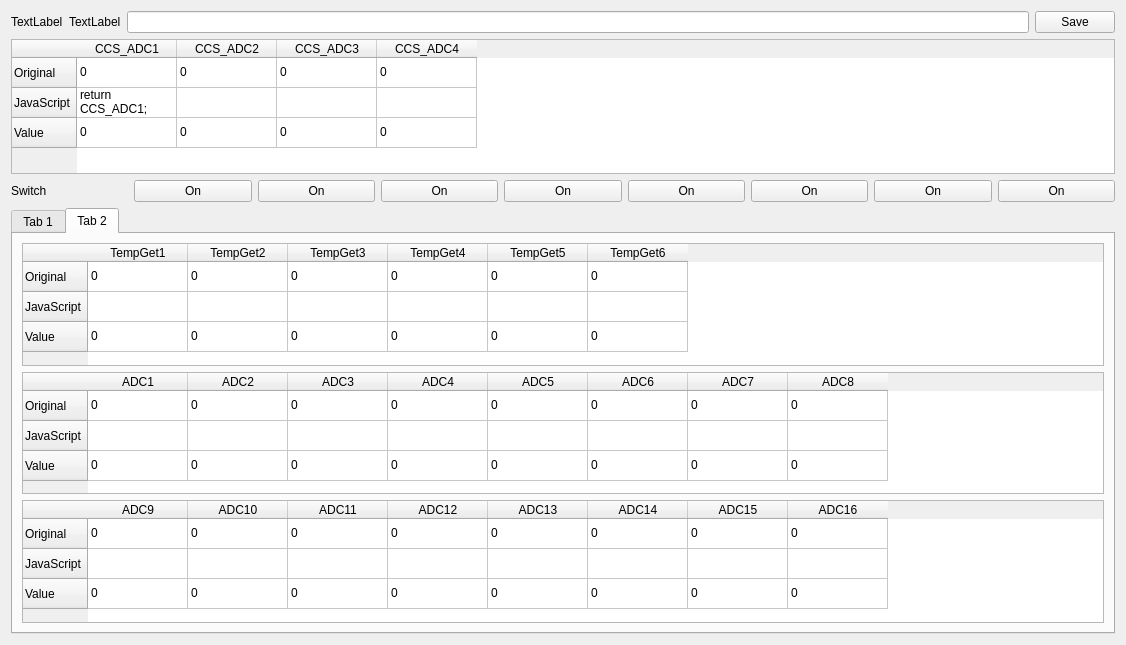
<?xml version="1.0" encoding="UTF-8"?>
<ui version="4.0">
 <class>sControlSSC</class>
 <widget class="QWidget" name="sControlSSC">
  <property name="geometry">
   <rect>
    <x>0</x>
    <y>0</y>
    <width>1126</width>
    <height>645</height>
   </rect>
  </property>
  <property name="minimumSize">
   <size>
    <width>0</width>
    <height>0</height>
   </size>
  </property>
  <property name="windowTitle">
   <string>Form</string>
  </property>
  <layout class="QVBoxLayout" name="verticalLayout_3">
   <item>
    <layout class="QHBoxLayout" name="horizontalLayout">
     <item>
      <widget class="QLabel" name="L_connect">
       <property name="text">
        <string>TextLabel</string>
       </property>
      </widget>
     </item>
     <item>
      <widget class="QLabel" name="label">
       <property name="text">
        <string>TextLabel</string>
       </property>
      </widget>
     </item>
     <item>
      <widget class="QLineEdit" name="lineEdit"/>
     </item>
     <item>
      <widget class="QPushButton" name="B_Update">
       <property name="text">
        <string>Save</string>
       </property>
      </widget>
     </item>
    </layout>
   </item>
   <item>
    <layout class="QHBoxLayout" name="horizontalLayout_2">
     <item>
      <widget class="QTableWidget" name="TABLE_CCS">
       <property name="minimumSize">
        <size>
         <width>0</width>
         <height>135</height>
        </size>
       </property>
       <row>
        <property name="text">
         <string>Original</string>
        </property>
       </row>
       <row>
        <property name="text">
         <string>JavaScript</string>
        </property>
       </row>
       <row>
        <property name="text">
         <string>Value</string>
        </property>
       </row>
       <column>
        <property name="text">
         <string>CCS_ADC1</string>
        </property>
       </column>
       <column>
        <property name="text">
         <string>CCS_ADC2</string>
        </property>
       </column>
       <column>
        <property name="text">
         <string>CCS_ADC3</string>
        </property>
       </column>
       <column>
        <property name="text">
         <string>CCS_ADC4</string>
        </property>
       </column>
       <item row="0" column="0">
        <property name="text">
         <string>0</string>
        </property>
        <property name="flags">
         <set>ItemIsDragEnabled|ItemIsEnabled</set>
        </property>
       </item>
       <item row="0" column="1">
        <property name="text">
         <string>0</string>
        </property>
        <property name="flags">
         <set>ItemIsDragEnabled|ItemIsEnabled</set>
        </property>
       </item>
       <item row="0" column="2">
        <property name="text">
         <string>0</string>
        </property>
        <property name="flags">
         <set>ItemIsDragEnabled|ItemIsEnabled</set>
        </property>
       </item>
       <item row="0" column="3">
        <property name="text">
         <string>0</string>
        </property>
        <property name="flags">
         <set>ItemIsDragEnabled|ItemIsEnabled</set>
        </property>
       </item>
       <item row="1" column="0">
        <property name="text">
         <string>return CCS_ADC1;</string>
        </property>
       </item>
       <item row="2" column="0">
        <property name="text">
         <string>0</string>
        </property>
       </item>
       <item row="2" column="1">
        <property name="text">
         <string>0</string>
        </property>
       </item>
       <item row="2" column="2">
        <property name="text">
         <string>0</string>
        </property>
       </item>
       <item row="2" column="3">
        <property name="text">
         <string>0</string>
        </property>
       </item>
      </widget>
     </item>
    </layout>
   </item>
   <item>
    <layout class="QGridLayout" name="gridLayout">
     <item row="0" column="6">
      <widget class="QPushButton" name="UI_PB_IO5">
       <property name="text">
        <string>On</string>
       </property>
      </widget>
     </item>
     <item row="0" column="0">
      <widget class="QLabel" name="UI_L_SWITCH">
       <property name="text">
        <string>Switch</string>
       </property>
      </widget>
     </item>
     <item row="0" column="4">
      <widget class="QPushButton" name="UI_PB_IO3">
       <property name="text">
        <string>On</string>
       </property>
      </widget>
     </item>
     <item row="0" column="7">
      <widget class="QPushButton" name="UI_PB_IO6">
       <property name="text">
        <string>On</string>
       </property>
      </widget>
     </item>
     <item row="0" column="3">
      <widget class="QPushButton" name="UI_PB_IO2">
       <property name="text">
        <string>On</string>
       </property>
      </widget>
     </item>
     <item row="0" column="1">
      <widget class="QPushButton" name="UI_PB_IO0">
       <property name="text">
        <string>On</string>
       </property>
      </widget>
     </item>
     <item row="0" column="5">
      <widget class="QPushButton" name="UI_PB_IO4">
       <property name="text">
        <string>On</string>
       </property>
      </widget>
     </item>
     <item row="0" column="2">
      <widget class="QPushButton" name="UI_PB_IO1">
       <property name="text">
        <string>On</string>
       </property>
      </widget>
     </item>
     <item row="0" column="8">
      <widget class="QPushButton" name="UI_PB_IO7">
       <property name="text">
        <string>On</string>
       </property>
      </widget>
     </item>
    </layout>
   </item>
   <item>
    <widget class="QTabWidget" name="tabWidget">
     <property name="currentIndex">
      <number>1</number>
     </property>
     <widget class="QWidget" name="tab">
      <attribute name="title">
       <string>Tab 1</string>
      </attribute>
      <layout class="QVBoxLayout" name="verticalLayout">
       <item>
        <widget class="QTableWidget" name="TABLE_TempSet">
         <property name="minimumSize">
          <size>
           <width>0</width>
           <height>150</height>
          </size>
         </property>
         <row>
          <property name="text">
           <string>Original</string>
          </property>
         </row>
         <row>
          <property name="text">
           <string>JavaScript</string>
          </property>
         </row>
         <row>
          <property name="text">
           <string>Value</string>
          </property>
         </row>
         <row>
          <property name="text">
           <string>PID</string>
          </property>
         </row>
         <column>
          <property name="text">
           <string>TempSet1</string>
          </property>
         </column>
         <column>
          <property name="text">
           <string>TempSet2</string>
          </property>
         </column>
         <column>
          <property name="text">
           <string>TempSet3</string>
          </property>
         </column>
         <column>
          <property name="text">
           <string>TempSet4</string>
          </property>
         </column>
         <column>
          <property name="text">
           <string>TempSet5</string>
          </property>
         </column>
         <column>
          <property name="text">
           <string>TempSet6</string>
          </property>
         </column>
         <item row="0" column="0">
          <property name="text">
           <string>0</string>
          </property>
          <property name="flags">
           <set>ItemIsDragEnabled|ItemIsUserCheckable|ItemIsEnabled</set>
          </property>
         </item>
         <item row="0" column="1">
          <property name="text">
           <string>0</string>
          </property>
          <property name="flags">
           <set>ItemIsDragEnabled|ItemIsUserCheckable|ItemIsEnabled</set>
          </property>
         </item>
         <item row="0" column="2">
          <property name="text">
           <string>0</string>
          </property>
          <property name="flags">
           <set>ItemIsDragEnabled|ItemIsUserCheckable|ItemIsEnabled</set>
          </property>
         </item>
         <item row="0" column="3">
          <property name="text">
           <string>0</string>
          </property>
          <property name="flags">
           <set>ItemIsDragEnabled|ItemIsUserCheckable|ItemIsEnabled</set>
          </property>
         </item>
         <item row="0" column="4">
          <property name="text">
           <string>0</string>
          </property>
          <property name="flags">
           <set>ItemIsDragEnabled|ItemIsUserCheckable|ItemIsEnabled</set>
          </property>
         </item>
         <item row="0" column="5">
          <property name="text">
           <string>0</string>
          </property>
          <property name="flags">
           <set>ItemIsDragEnabled|ItemIsUserCheckable|ItemIsEnabled</set>
          </property>
         </item>
         <item row="2" column="0">
          <property name="text">
           <string>0</string>
          </property>
          <property name="flags">
           <set>ItemIsSelectable|ItemIsEditable|ItemIsDragEnabled|ItemIsUserCheckable|ItemIsEnabled</set>
          </property>
         </item>
         <item row="2" column="1">
          <property name="text">
           <string>0</string>
          </property>
         </item>
         <item row="2" column="2">
          <property name="text">
           <string>0</string>
          </property>
         </item>
         <item row="2" column="3">
          <property name="text">
           <string>0</string>
          </property>
         </item>
         <item row="2" column="4">
          <property name="text">
           <string>0</string>
          </property>
         </item>
         <item row="2" column="5">
          <property name="text">
           <string>0</string>
          </property>
         </item>
         <item row="3" column="0">
          <property name="text">
           <string>0@0@0</string>
          </property>
         </item>
         <item row="3" column="1">
          <property name="text">
           <string>0@0@0</string>
          </property>
         </item>
         <item row="3" column="2">
          <property name="text">
           <string>0@0@0</string>
          </property>
         </item>
         <item row="3" column="3">
          <property name="text">
           <string>0@0@0</string>
          </property>
         </item>
         <item row="3" column="4">
          <property name="text">
           <string>0@0@0</string>
          </property>
         </item>
         <item row="3" column="5">
          <property name="text">
           <string>0@0@0</string>
          </property>
         </item>
        </widget>
       </item>
       <item>
        <widget class="QTableWidget" name="TABLE_DacSet">
         <property name="minimumSize">
          <size>
           <width>0</width>
           <height>120</height>
          </size>
         </property>
         <row>
          <property name="text">
           <string>Original</string>
          </property>
         </row>
         <row>
          <property name="text">
           <string>JavaScript</string>
          </property>
         </row>
         <row>
          <property name="text">
           <string>Value</string>
          </property>
         </row>
         <column>
          <property name="text">
           <string>DAC1</string>
          </property>
         </column>
         <column>
          <property name="text">
           <string>DAC2</string>
          </property>
         </column>
         <column>
          <property name="text">
           <string>DAC3</string>
          </property>
         </column>
         <column>
          <property name="text">
           <string>DAC4</string>
          </property>
         </column>
         <column>
          <property name="text">
           <string>DAC5</string>
          </property>
         </column>
         <column>
          <property name="text">
           <string>DAC6</string>
          </property>
         </column>
         <column>
          <property name="text">
           <string>DAC7</string>
          </property>
         </column>
         <column>
          <property name="text">
           <string>DAC8</string>
          </property>
         </column>
         <item row="0" column="0">
          <property name="text">
           <string>0</string>
          </property>
         </item>
         <item row="0" column="1">
          <property name="text">
           <string>0</string>
          </property>
         </item>
         <item row="0" column="2">
          <property name="text">
           <string>0</string>
          </property>
         </item>
         <item row="0" column="3">
          <property name="text">
           <string>0</string>
          </property>
         </item>
         <item row="0" column="4">
          <property name="text">
           <string>0</string>
          </property>
         </item>
         <item row="0" column="5">
          <property name="text">
           <string>0</string>
          </property>
         </item>
         <item row="0" column="6">
          <property name="text">
           <string>0</string>
          </property>
         </item>
         <item row="0" column="7">
          <property name="text">
           <string>0</string>
          </property>
         </item>
         <item row="2" column="0">
          <property name="text">
           <string>0</string>
          </property>
         </item>
         <item row="2" column="1">
          <property name="text">
           <string>0</string>
          </property>
         </item>
         <item row="2" column="2">
          <property name="text">
           <string>0</string>
          </property>
         </item>
         <item row="2" column="3">
          <property name="text">
           <string>0</string>
          </property>
         </item>
         <item row="2" column="4">
          <property name="text">
           <string>0</string>
          </property>
         </item>
         <item row="2" column="5">
          <property name="text">
           <string>0</string>
          </property>
         </item>
         <item row="2" column="6">
          <property name="text">
           <string>0</string>
          </property>
         </item>
         <item row="2" column="7">
          <property name="text">
           <string>0</string>
          </property>
         </item>
        </widget>
       </item>
      </layout>
     </widget>
     <widget class="QWidget" name="tab_2">
      <attribute name="title">
       <string>Tab 2</string>
      </attribute>
      <layout class="QVBoxLayout" name="verticalLayout_2">
       <item>
        <widget class="QTableWidget" name="TABLE_TempGet">
         <property name="minimumSize">
          <size>
           <width>0</width>
           <height>120</height>
          </size>
         </property>
         <row>
          <property name="text">
           <string>Original</string>
          </property>
         </row>
         <row>
          <property name="text">
           <string>JavaScript</string>
          </property>
         </row>
         <row>
          <property name="text">
           <string>Value</string>
          </property>
         </row>
         <column>
          <property name="text">
           <string>TempGet1</string>
          </property>
         </column>
         <column>
          <property name="text">
           <string>TempGet2</string>
          </property>
         </column>
         <column>
          <property name="text">
           <string>TempGet3</string>
          </property>
         </column>
         <column>
          <property name="text">
           <string>TempGet4</string>
          </property>
         </column>
         <column>
          <property name="text">
           <string>TempGet5</string>
          </property>
         </column>
         <column>
          <property name="text">
           <string>TempGet6</string>
          </property>
         </column>
         <item row="0" column="0">
          <property name="text">
           <string>0</string>
          </property>
         </item>
         <item row="0" column="1">
          <property name="text">
           <string>0</string>
          </property>
         </item>
         <item row="0" column="2">
          <property name="text">
           <string>0</string>
          </property>
         </item>
         <item row="0" column="3">
          <property name="text">
           <string>0</string>
          </property>
         </item>
         <item row="0" column="4">
          <property name="text">
           <string>0</string>
          </property>
         </item>
         <item row="0" column="5">
          <property name="text">
           <string>0</string>
          </property>
         </item>
         <item row="2" column="0">
          <property name="text">
           <string>0</string>
          </property>
         </item>
         <item row="2" column="1">
          <property name="text">
           <string>0</string>
          </property>
         </item>
         <item row="2" column="2">
          <property name="text">
           <string>0</string>
          </property>
         </item>
         <item row="2" column="3">
          <property name="text">
           <string>0</string>
          </property>
         </item>
         <item row="2" column="4">
          <property name="text">
           <string>0</string>
          </property>
         </item>
         <item row="2" column="5">
          <property name="text">
           <string>0</string>
          </property>
         </item>
        </widget>
       </item>
       <item>
        <widget class="QTableWidget" name="TABLE_ADC1">
         <property name="minimumSize">
          <size>
           <width>0</width>
           <height>120</height>
          </size>
         </property>
         <row>
          <property name="text">
           <string>Original</string>
          </property>
         </row>
         <row>
          <property name="text">
           <string>JavaScript</string>
          </property>
         </row>
         <row>
          <property name="text">
           <string>Value</string>
          </property>
         </row>
         <column>
          <property name="text">
           <string>ADC1</string>
          </property>
         </column>
         <column>
          <property name="text">
           <string>ADC2</string>
          </property>
         </column>
         <column>
          <property name="text">
           <string>ADC3</string>
          </property>
         </column>
         <column>
          <property name="text">
           <string>ADC4</string>
          </property>
         </column>
         <column>
          <property name="text">
           <string>ADC5</string>
          </property>
         </column>
         <column>
          <property name="text">
           <string>ADC6</string>
          </property>
         </column>
         <column>
          <property name="text">
           <string>ADC7</string>
          </property>
         </column>
         <column>
          <property name="text">
           <string>ADC8</string>
          </property>
         </column>
         <item row="0" column="0">
          <property name="text">
           <string>0</string>
          </property>
         </item>
         <item row="0" column="1">
          <property name="text">
           <string>0</string>
          </property>
         </item>
         <item row="0" column="2">
          <property name="text">
           <string>0</string>
          </property>
         </item>
         <item row="0" column="3">
          <property name="text">
           <string>0</string>
          </property>
         </item>
         <item row="0" column="4">
          <property name="text">
           <string>0</string>
          </property>
         </item>
         <item row="0" column="5">
          <property name="text">
           <string>0</string>
          </property>
         </item>
         <item row="0" column="6">
          <property name="text">
           <string>0</string>
          </property>
         </item>
         <item row="0" column="7">
          <property name="text">
           <string>0</string>
          </property>
         </item>
         <item row="2" column="0">
          <property name="text">
           <string>0</string>
          </property>
         </item>
         <item row="2" column="1">
          <property name="text">
           <string>0</string>
          </property>
         </item>
         <item row="2" column="2">
          <property name="text">
           <string>0</string>
          </property>
         </item>
         <item row="2" column="3">
          <property name="text">
           <string>0</string>
          </property>
         </item>
         <item row="2" column="4">
          <property name="text">
           <string>0</string>
          </property>
         </item>
         <item row="2" column="5">
          <property name="text">
           <string>0</string>
          </property>
         </item>
         <item row="2" column="6">
          <property name="text">
           <string>0</string>
          </property>
         </item>
         <item row="2" column="7">
          <property name="text">
           <string>0</string>
          </property>
         </item>
        </widget>
       </item>
       <item>
        <widget class="QTableWidget" name="TABLE_ADC2">
         <property name="minimumSize">
          <size>
           <width>0</width>
           <height>120</height>
          </size>
         </property>
         <row>
          <property name="text">
           <string>Original</string>
          </property>
         </row>
         <row>
          <property name="text">
           <string>JavaScript</string>
          </property>
         </row>
         <row>
          <property name="text">
           <string>Value</string>
          </property>
         </row>
         <column>
          <property name="text">
           <string>ADC9</string>
          </property>
         </column>
         <column>
          <property name="text">
           <string>ADC10</string>
          </property>
         </column>
         <column>
          <property name="text">
           <string>ADC11</string>
          </property>
         </column>
         <column>
          <property name="text">
           <string>ADC12</string>
          </property>
         </column>
         <column>
          <property name="text">
           <string>ADC13</string>
          </property>
         </column>
         <column>
          <property name="text">
           <string>ADC14</string>
          </property>
         </column>
         <column>
          <property name="text">
           <string>ADC15</string>
          </property>
         </column>
         <column>
          <property name="text">
           <string>ADC16</string>
          </property>
         </column>
         <item row="0" column="0">
          <property name="text">
           <string>0</string>
          </property>
         </item>
         <item row="0" column="1">
          <property name="text">
           <string>0</string>
          </property>
         </item>
         <item row="0" column="2">
          <property name="text">
           <string>0</string>
          </property>
         </item>
         <item row="0" column="3">
          <property name="text">
           <string>0</string>
          </property>
         </item>
         <item row="0" column="4">
          <property name="text">
           <string>0</string>
          </property>
         </item>
         <item row="0" column="5">
          <property name="text">
           <string>0</string>
          </property>
         </item>
         <item row="0" column="6">
          <property name="text">
           <string>0</string>
          </property>
         </item>
         <item row="0" column="7">
          <property name="text">
           <string>0</string>
          </property>
         </item>
         <item row="2" column="0">
          <property name="text">
           <string>0</string>
          </property>
         </item>
         <item row="2" column="1">
          <property name="text">
           <string>0</string>
          </property>
         </item>
         <item row="2" column="2">
          <property name="text">
           <string>0</string>
          </property>
         </item>
         <item row="2" column="3">
          <property name="text">
           <string>0</string>
          </property>
         </item>
         <item row="2" column="4">
          <property name="text">
           <string>0</string>
          </property>
         </item>
         <item row="2" column="5">
          <property name="text">
           <string>0</string>
          </property>
         </item>
         <item row="2" column="6">
          <property name="text">
           <string>0</string>
          </property>
         </item>
         <item row="2" column="7">
          <property name="text">
           <string>0</string>
          </property>
         </item>
        </widget>
       </item>
      </layout>
     </widget>
    </widget>
   </item>
  </layout>
 </widget>
 <resources/>
 <connections/>
</ui>
